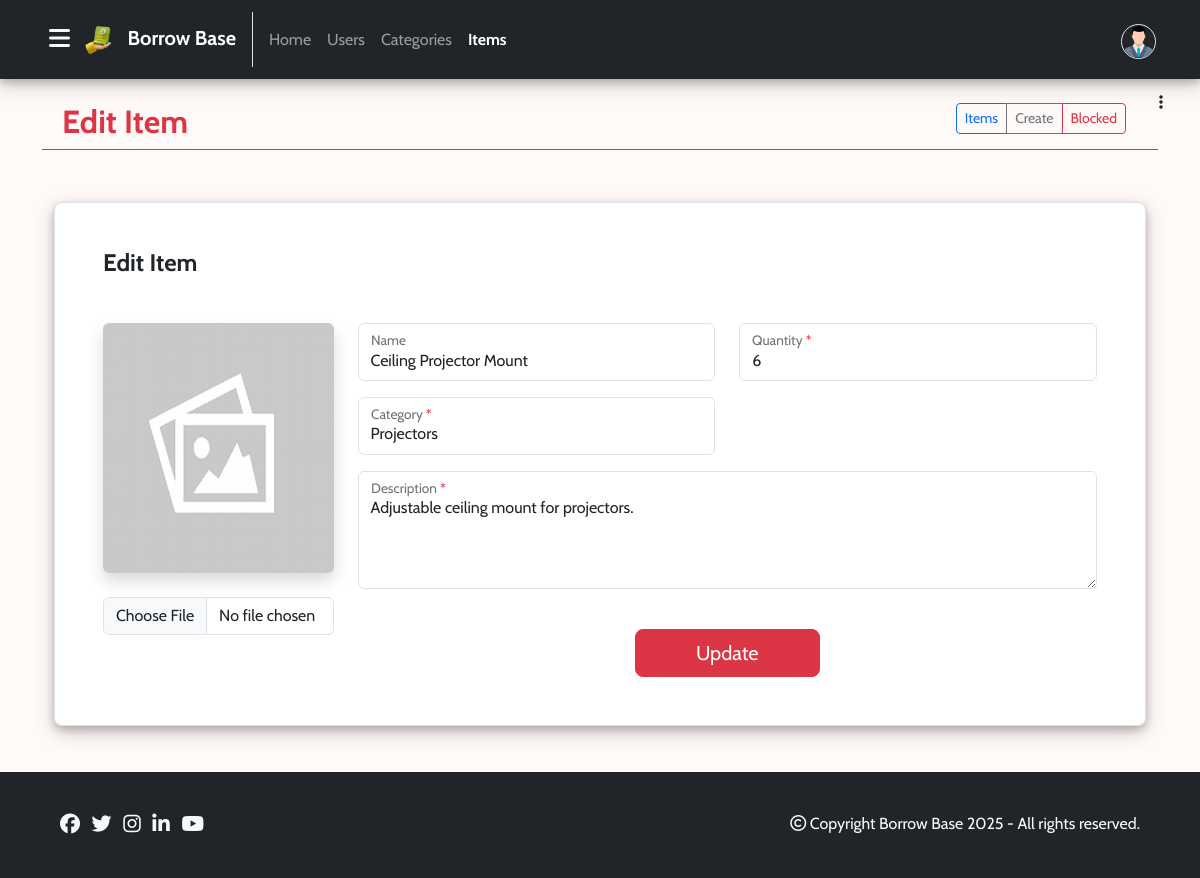
/admin/items/edit.php?id=15 (signed in), run on the app's committed database.
### tables this page shows
CREATE TABLE `items` (
  `id` INT(11) NOT NULL AUTO_INCREMENT PRIMARY KEY,
  `name` varchar(255) NOT NULL,
  `description` text NOT NULL,
  `quantity` int(11) NOT NULL,
  `category_id` int(11) DEFAULT NULL,
  `image` varchar(255) DEFAULT NULL,
  `status` tinyint(1) NOT NULL DEFAULT 1,
  `created_at` datetime NOT NULL DEFAULT current_timestamp(),
  `updated_at` datetime NOT NULL DEFAULT current_timestamp(),
  FOREIGN KEY (`category_id`) REFERENCES `categories`(`id`) ON DELETE SET NULL ON UPDATE CASCADE
);

CREATE TABLE `categories` (
  `id` INT(11) NOT NULL AUTO_INCREMENT PRIMARY KEY,
  `name` varchar(255) NOT NULL,
  `image` varchar(255) DEFAULT NULL,
  `status` tinyint(1) DEFAULT 1,
  `created_at` datetime NOT NULL DEFAULT current_timestamp(),
  `updated_at` datetime NOT NULL DEFAULT current_timestamp()
);

### admin/items/variables.php (called while the page is built)
<?php
$singular = "item";
$plural = "items";
?>

### logics/db.php (called while the page is built, shortened)
<?php
class db
{
	private $dbHost = "localhost";
	private $dbUser = "root";
	private $dbPassword = "";
	private $dbName = "borrow_base";
	private $mysqli = "";
	private $conn = false;
	public function __construct()
	{
		if(!$this->conn)
		{
			$this->mysqli = new mysqli($this->dbHost, $this->dbUser, $this->dbPassword, $this->dbName);
			$this->conn = true;
		}
		else
		{
			return true;
		}
	}
	public function dynamicallyBindParameters($query, $params)
	{
		$types = '';
	        foreach($params as $param)
	        {
	            if(is_int($param))
	            {	$types .= 'i';	}
	            elseif (is_float($param))
	            {	$types .= 'd';	}
	            elseif (is_string($param))
	            {   $types .= 's';	}
	            else
	            {   $types .= 'b';	}
	        }
	        $bind_names[] = $types;
	        for ($i=0; $i<count($params);$i++)
	        {
	            $bind_name = 'bind' . $i;
	            $bind_names[] = &$$bind_name;
	        }
	        return $bind_names;
	}
	public function executeSQL($query, $params, $select = false)
	{
	    if (!empty($params))
	    {
	        $bind_names = $this->dynamicallyBindParameters($query, $params);
			$query = $this->mysqli->prepare($query);
	        call_user_func_array(array($query,'bind_param'), $bind_names);
	        $query->execute();
	        if($select)
	        {
	        	$result = $query->get_result()->fetch_all(MYSQLI_ASSOC);
	    	}
	    }
	    else
	    {
	    	$query = $this->mysqli->prepare($query);
	        $query->execute();
	        if($select)
	        {
	        	$result = $query->get_result()->fetch_all(MYSQLI_ASSOC);
	    	}
	    }
	    return $result;
	}
}
?>

### admin/includes/header.php (called while the page is built, shortened)
<?php
include('../../logics/db.php');
$obj = new db();
include('variables.php');
?>

### admin/items/edit.php (the view, shortened to what this page needs)
<?php
include('../includes/header.php');
$id = $_GET['id'];
$paramList = [$id];
$sql = "SELECT * FROM $plural WHERE id = ?";
$result = $obj->executeSQL($sql, $paramList, true);
if($result == '' || empty($result))
{
    $_SESSION['error'] = "Something went wrong.";
    header('location: index.php'); die();
}
else
{
    $row = $result[0];
}
?>
<!DOCTYPE html>
<html lang="en">
<head>
    <?php include('../includes/head-contents.php'); ?>
</head>
<body>
    <?php include('../includes/admin-navbar.php'); ?>
    <?php include('../includes/admin-sidebar.php'); ?>
    <div class="container my-4">
        <div class="row px-2">
            <div class="col-6">
                <h2 class="text-danger fw-bold">Edit <?php echo ucwords($singular); ?></h2>
            </div>
            <div class="col-6 text-end">
                <div class="btn-group" role="group" aria-label="Basic outlined example">
                    <a href="index.php" type="button" class="btn btn-sm btn-outline-primary"><?php echo ucwords($plural); ?></a>
                    <a href="create.php" type="button" class="btn btn-sm btn-outline-secondary">Create</a>
                    <a href="blocked.php" type="button" class="btn btn-sm btn-outline-danger">Blocked</a>
                </div>
            </div>
        </div>
        <hr class="text-danger opacity-100 my-0">
    </div>
    <div class="container my-5 px-4 py-1">
        <form class="p-4 p-md-5 border rounded-3 bg-white box needs-validation" onsubmit="return validateForm()" novalidate action="update.php" method="POST" enctype="multipart/form-data">
            <h4 class="fw-bold lh-1 mb-5">Edit <?php echo ucwords($singular); ?></h4>
            <div class="row">
                <div class="col-md-3 text-center">
                    <?php
                        if($row['image'] != '')
                        {
                            $img = "../uploads/$plural/" . $row['image'];
                        }
                        else
                        {
                            $img = "../../images/placeholder.png";
                        }
                    ?>
                    <img src="<?php echo $img; ?>" class="img img-fluid shadow rounded mb-4 entityImage" id="img">
                    <input type="file" name="img" accept="image/x-png,image/jpeg" id="imageUpload" class="form-control mb-3">
                </div>
                <div class="col-md-9">
                    <div class="row">
                        <div class="col-md-6">
                            <div class="form-floating mb-3">
                                <input type="name" class="form-control" name="name" value="<?php echo $row['name'] ?>" placeholder="John Doe">
                                <label>Name</label>
                            </div>
                        </div>
                        <div class="col-md-6">
                            <div class="form-floating mb-3">
                                <input type="number" class="form-control" name="quantity" placeholder="10" min="0" value="<?php echo $row['quantity'] ?>" required>
                                <label>Quantity <span class="text-danger">*</span></label>
                            </div>
                        </div>
                        <div class="col-md-6">
                            <div class="form-floating mb-3">
                                <?php
                                $paramList = [];
                                $sql = "SELECT * FROM categories ORDER BY id DESC";
                                $categories = $obj->executeSQL($sql, $paramList, true);
                                ?>
                                <select name="category" class="form-control" required>
                                    <?php foreach($categories as $category) { ?>
                                        <option value="<?php echo $category['id'] ?>" <?php echo ($category['id'] == $row['category_id'] ? "selected" : "") ?>><?php echo $category['name'] ?></option>
                                    <?php } ?>
                                </select>
                                <label>Category <span class="text-danger">*</span></label>
                            </div>
                        </div>
                        <div class="col-md-12">
                            <div class="form-floating mb-3">
                                <textarea name="description" rows="4" class="form-control h-100" required><?php echo $row['description'] ?></textarea>
                                <label>Description <span class="text-danger">*</span></label>
                            </div>
                        </div>
                        <div class="col-md-12">
                            <input type="submit" class="w-25 mx-auto d-block btn btn-lg btn-danger mt-4" name="submit" value="Update">
                        </div>
                    </div>
                </div>
            </div>
        </form>
    </div>
    <?php include('../../includes/footer.php'); ?>
</body>
</html>

### css/style.css (style rules this page uses)
* { font-family: 'Cabin', Helvetica, sans-serif; }
body { min-height: 100vh; position: relative; margin: 0; padding-bottom: 100px; box-sizing: border-box; background-color: #FFFAF8; }
.box { box-shadow: 0 4px 8px 0 rgba(0, 0, 0, 0.2), 0 6px 20px 0 rgba(0, 0, 0, 0.19); }
.entityImage { width: 250px; height: 250px; }

### data on the page
items: name "Ceiling Projector Mount", quantity "6", category "Projectors", description "Adjustable ceiling mount for projectors."

### other printed values
WEBSITE_NAME "Borrow Base"
$singular "Item"
$plural "Items"
